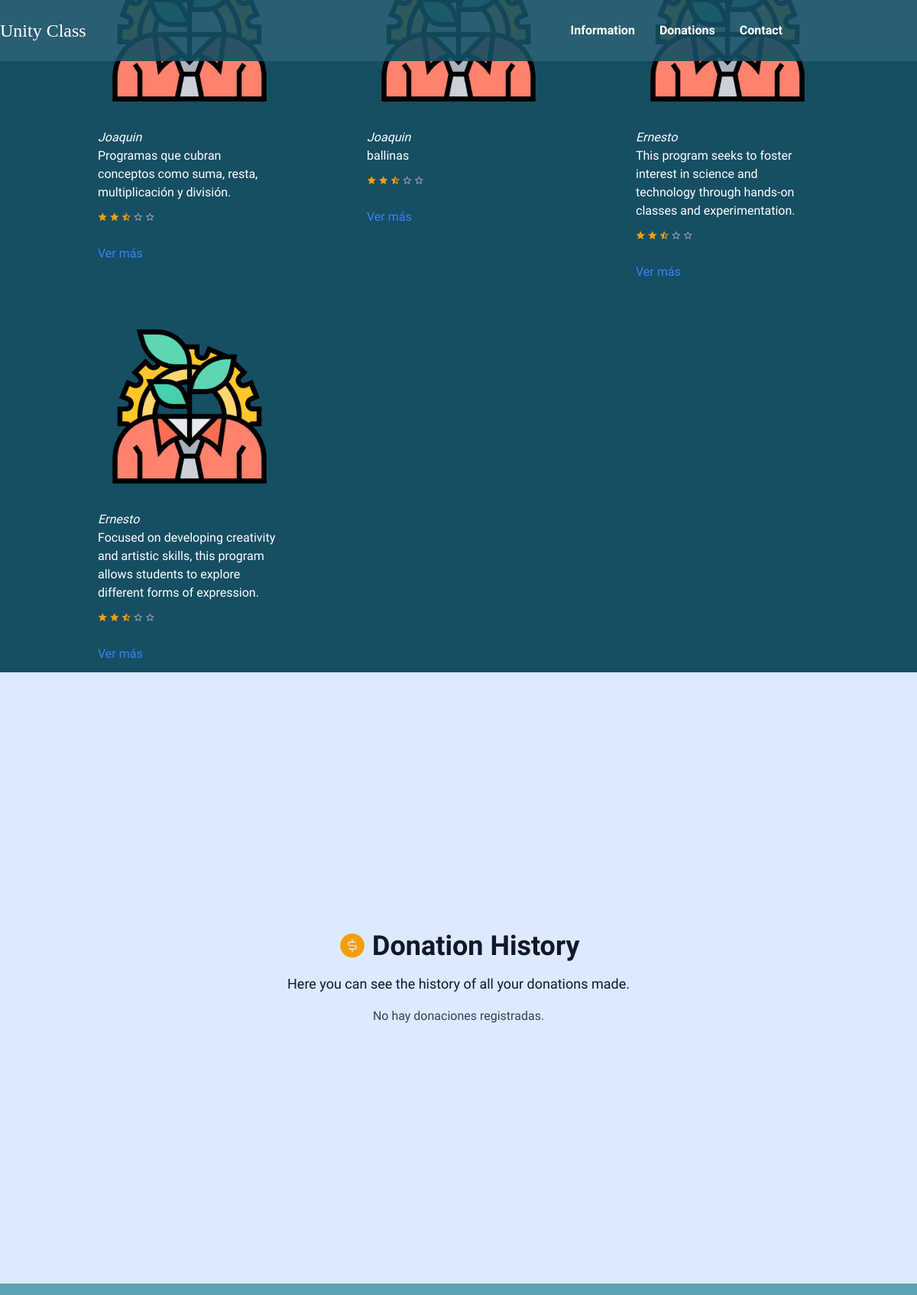
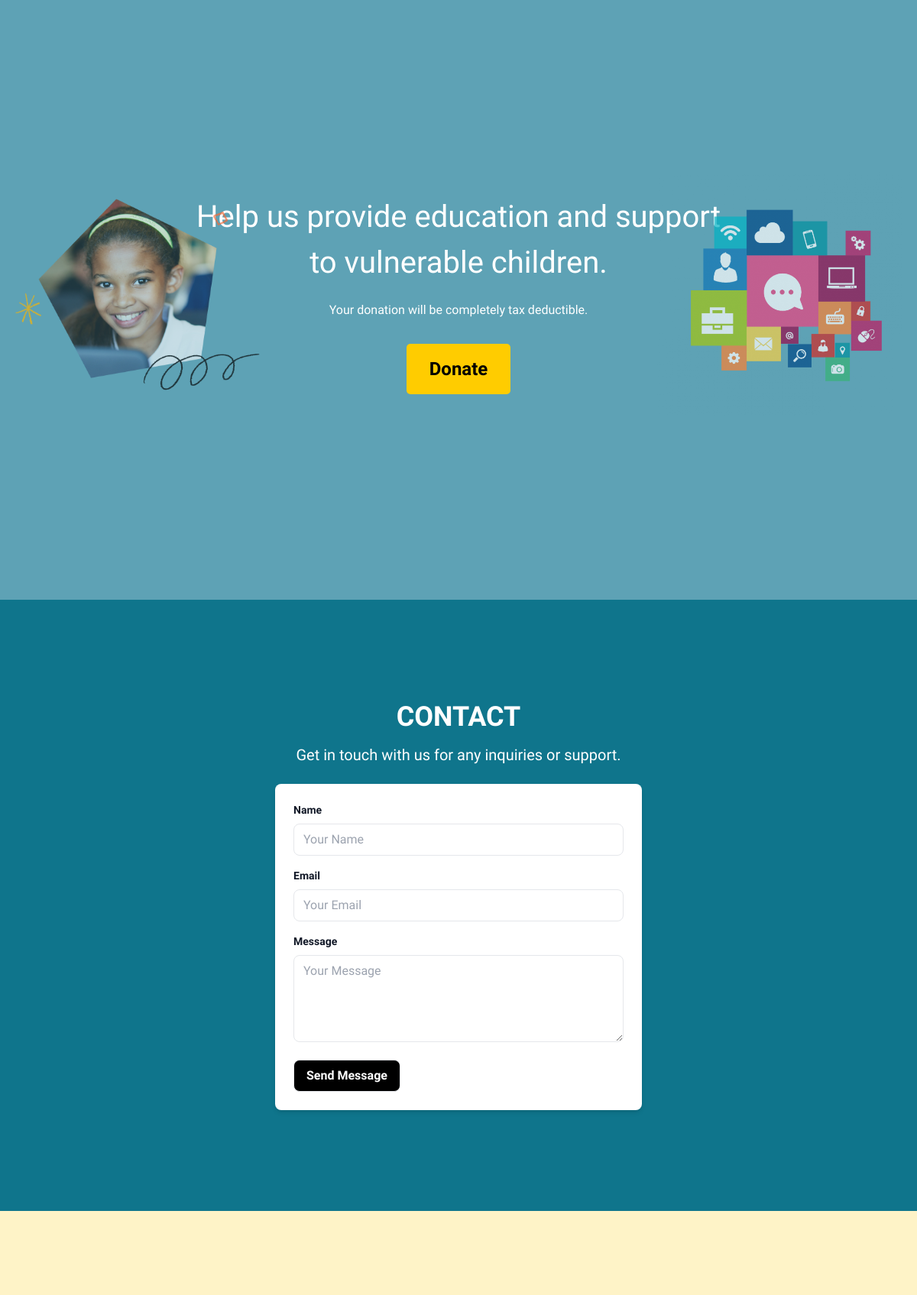
The app's page /Donantes/dashboard.php (upper part) with its own data (2 pictures, top to bottom).
### tables this page shows
CREATE TABLE `programas` (
  `id` int(11) NOT NULL,
  `nombre` varchar(100) DEFAULT NULL,
  `descripcion` text DEFAULT NULL,
  `FK_materia` int(11) DEFAULT NULL,
  `FK_tipo_usuario` int(11) DEFAULT NULL
);

CREATE TABLE `usuarios` (
  `id` int(11) NOT NULL,
  `nombre` varchar(100) DEFAULT NULL,
  `correo` varchar(100) DEFAULT NULL,
  `password` varchar(10) NOT NULL,
  `genero` varchar(10) DEFAULT NULL,
  `edad` int(11) DEFAULT NULL,
  `tipo_usuario` varchar(50) DEFAULT NULL,
  `fecha_nac` date NOT NULL,
  `session_activa` tinyint(1) DEFAULT 0,
  `fecha_registro` datetime NOT NULL DEFAULT current_timestamp()
);

### Conexion/contacto.php (called while the page is built, shortened)
<?php
    include ('conexion.php');
    class Contacto extends Conexion
    {
    public function listar_programas() {
        $this->sentencia = "
            SELECT
                programas.id,
                programas.nombre AS programa_nombre,
                programas.descripcion,
                materias.nombre_materia,
                usuarios.nombre AS nombre,
                usuarios.tipo_usuario
            FROM programas
            LEFT JOIN materias ON programas.FK_materia = materias.id
            LEFT JOIN usuarios ON programas.FK_tipo_usuario = usuarios.id
        ";
        return $this->ejecutar_sentencia();
    }
    public function __construct() {
        $this->conexion = new mysqli('localhost', 'root', '', 'unityclass');
    }
    public function listar_historial_donaciones() {
        $this->sentencia = "SELECT fecha_donacion, nombre_donacion, monto, FK_tipo_Usuario FROM donaciones ORDER BY fecha_donacion DESC";
        $resultado = $this->obtener_sentencia();
        return $resultado;
    }
}
?>

### Conexion/conexion.php (called while the page is built, shortened)
<?php
class Conexion {
    private $host = 'localhost';
    private $usuario = 'root';
    private $password = '';
    private $base = 'unityclass';
    public $sentencia;
    public $conexion;
    public function abrir_conexion() {
        $this->conexion = new mysqli($this->host, $this->usuario, $this->password, $this->base);
    }
    public function ejecutar_sentencia() {
        $bandera = $this->conexion->query($this->sentencia);
        return $bandera;
    }
    public function obtener_sentencia() {
        $result = $this->conexion->query($this->sentencia);
        return $result;
    }
}
?>

### Donantes/dashboard.php (the view, shortened to what this page needs)
<?php
include '../Conexion/contacto.php';
$contacto = new Contacto();
$result = $contacto->listar_programas();
?>
<!doctype html>
<html lang="es">
<head>
    <link rel="stylesheet" href="https://cdnjs.cloudflare.com/ajax/libs/remixicon/4.2.0/remixicon.min.css"/>
    <link href="https://cdn.jsdelivr.net/npm/tailwindcss@2.2.19/dist/tailwind.min.css" rel="stylesheet">
</head>
<body>
<header id="navbar" class="fixed w-full top-0 left-0 z-50 bg-[#164E63]">
    <nav class="container flex items-center justify-between h-16 sm:h-20">
        <div class="logo">Unity Class</div>
        <div id="nav-menu" class="absolute top-0 left-[-100%] min-h-[80vh] w-full bg-transparent backdrop-blur-sm flex items-center justify-center duration-300 overflow-hidden lg:static lg:min-h-fit lg:bg-transparent lg:w-auto">
            <ul class="flex flex-col items-center gap-8 lg:flex-row">
                <li><a href="#information" class="nav-link" data-section="information">Information</a></li>
                <li><a href="#donations" class="nav-link" data-section="donations">Donations</a></li>
                <li><a href="#contact" class="nav-link" data-section="contact">Contact</a></li>
            </ul>
        </div>
    </nav>
</header>
<main class="pt-20">
    <section id="information" class="h-screen text-white flex flex-col items-center justify-center" style="background-color: #164E63;">
        <div class="container w-full grid grid-cols-1 gap-x-8 gap-y-36 md:grid-cols-2 lg:grid-cols-3 xl:grid-cols-4">
            <?php while ($row = $result->fetch_assoc()): ?>
                <div class="popular_card bg-cyan-950 p-10 pt-24 rounded-md relative">
                    <img src="../SRC/2654513.png" alt="program_image" class="w-52 absolute -top-5 left-1/2 transform -translate-x-1/2 -translate-y-1/2 duration-500">
                    <h3 class="italic mt-5"><?php echo htmlspecialchars($row['nombre']); ?></h3>
                    <p><?php echo htmlspecialchars($row['descripcion']); ?></p>
                    <div class="text-yellow-500 text-xs py-3">
                        <i class="ri-star-fill"></i>
                        <i class="ri-star-fill"></i>
                        <i class="ri-star-half-fill"></i>
                        <i class="ri-star-line text-gray-400"></i>
                        <i class="ri-star-line text-gray-400"></i>
                    </div>
                    <a href="programa_detalle.php?id=<?php echo $row['id']; ?>" class="text-blue-500 hover:text-blue-700 mt-4 inline-block">Ver más</a>
                </div>
            <?php endwhile; ?>
        </div>
    </section>
</main>
</body>
</html>
<section id="historial_donaciones" class="relative flex flex-col items-center justify-center h-screen bg-blue-100 text-gray-900">
    <h1 class="text-4xl font-bold mb-4 flex items-center text-cyan-800">
        <i class="ri-money-dollar-circle-fill mr-2 text-yellow-500"></i>
        Donation History
    </h1>
    <p class="text-lg mb-4 text-cyan-700">Here you can see the history of all your donations made.</p>
    <div class="container mx-auto px-4">
        <?php
        $historial = $contacto->listar_historial_donaciones();
        if ($historial->num_rows > 0): ?>
            <div class="max-h-96 overflow-y-auto border rounded-lg shadow-lg">
                <table class="w-full text-left bg-white rounded-lg overflow-hidden">
                    <thead>
                        <tr class="bg-cyan-800 text-black">
                            <th class="px-4 py-2">Donation date</th>
                            <th class="px-4 py-2">Donor Name</th>
                            <th class="px-4 py-2">Amount</th>
                        </tr>
                    </thead>
                    <tbody>
                        <?php while ($donacion = $historial->fetch_assoc()): ?>
                            <tr class="border-b border-gray-200 hover:bg-gray-100">
                                <td class="px-4 py-2"><?php echo htmlspecialchars($donacion['fecha_donacion']); ?></td>
                                <td class="px-4 py-2"><?php echo htmlspecialchars($donacion['nombre_donacion']); ?></td>
                                <td class="px-4 py-2"><?php echo "$" . number_format($donacion['monto'], 2); ?></td>
                            </tr>
                        <?php endwhile; ?>
                    </tbody>
                </table>
            </div>
        <?php else: ?>
            <p class="text-center text-gray-700">No hay donaciones registradas.</p>
        <?php endif; ?>
    </div>
</section>
    <section id="donaciones" class="relative flex items-center justify-center h-screen bg-blue-900 text-white" style="background-color: #5EA2B5;">
    <img src="../SRC/hero_student_collage_US_1x.png" alt="Imagen Estudiante" class="absolute left-0 top-1/2 transform -translate-y-1/2 max-w-xs opacity-70" style="margin-left: 20px;">
    <div id="form-container" style="width: 100%; max-width: 800px; padding: 20px; text-align: center;">
        <form id="donation-form" action="guardar_donacion.php" method="POST">
            <div id="step-welcome" class="form-step active">
                <h2 class="text-center">Help us provide education and support to vulnerable children.</h2>
                <p class="text-center mb-8">Your donation will be completely tax deductible.</p>
                <button type="button" class="button" onclick="nextStep()">Donate</button>
            </div>
        </form>
    </div>
    <img src="../SRC/desktop_77e774f8-a8db-4a84-a2f4-a09bd867809c.png" alt="Imagen Niño" class="absolute right-0 top-1/2 transform -translate-y-1/2 max-w-xs opacity-70" style="margin-right: 20px;">
</section>
<section id="contact" class="h-screen text-white flex flex-col items-center justify-center" style="background-color: #0F758C;">
    <h1 class="text-4xl font-bold mb-4">CONTACT</h1>
    <p class="text-xl mb-6">Get in touch with us for any inquiries or support.</p>
    <div class="container mx-auto px-4 max-w-lg">
        <form method="POST" class="bg-white p-6 rounded-lg shadow-md text-gray-900">
            <div class="mb-4">
                <label for="name" class="block text-sm font-bold mb-2">Name</label>
                <input type="text" name="name" id="name" class="w-full px-3 py-2 border rounded-lg" placeholder="Your Name" required>
            </div>
            <div class="mb-4">
                <label for="email" class="block text-sm font-bold mb-2">Email</label>
                <input type="email" name="email" id="email" class="w-full px-3 py-2 border rounded-lg" placeholder="Your Email" required>
            </div>
            <div class="mb-4">
                <label for="message" class="block text-sm font-bold mb-2">Message</label>
                <textarea name="message" id="message" class="w-full px-3 py-2 border rounded-lg" placeholder="Your Message" rows="4" required></textarea>
            </div>
            <button type="submit" name="enviar" class="bg-black text-white py-2 px-4 border rounded-lg hover:bg-cyan-700 font-bold">Send Message</button>
        </form>
    </div>
</section>
<footer class="bg-yellow-100 text-cyan-950 pt-20 pb-10 md:pt-28 relative">
</footer>
</body>
</html>

### Donantes/dashboard.php (style rules this page uses)
body { font-family: Arial, sans-serif; background-color: #E6F2FF; color: #333; margin: 0; }
#navbar { position: fixed; top: 0; left: 0; width: 100%; z-index: 50; background-color: rgba(22, 78, 99, 0.9); transition: background-color 0.3s; }
.nav-link { color: #FFF; font-weight: bold; font-size: 1rem; transition: color 0.3s; }
#nav-menu { transition: left 0.3s ease-in-out; }
.logo { font-family: 'Lobster', cursive; font-size: 1.5rem; color: #FFF; transition: color 0.3s; }
body, .form-step { font-family: 'League Spartan', sans-serif; }
.form-step { display: none; text-align: center; padding: 20px; transition: opacity 0.3s ease; }
.form-step.active { display: block; }
h2 { font-size: 2.5rem; margin-bottom: 20px; }
.button { background-color: #ffcc00; color: black; padding: 15px 30px; border: none; border-radius: 5px; cursor: pointer; font-size: 1.5rem; font-weight: bold; transition: background-color 0.3s ease; }

### records on screen
programas: FK_tipo_usuario.nombre "Joaquin", descripcion "Programas que cubran conceptos como suma, resta, multiplicación y división."
programas: FK_tipo_usuario.nombre "Joaquin", descripcion "ballinas"
programas: FK_tipo_usuario.nombre "Ernesto", descripcion "This program seeks to foster interest in science and technology through hands-on classes and experimentation."
programas: FK_tipo_usuario.nombre "Ernesto", descripcion "Focused on developing creativity and artistic skills, this program allows students to explore different forms of expression."
